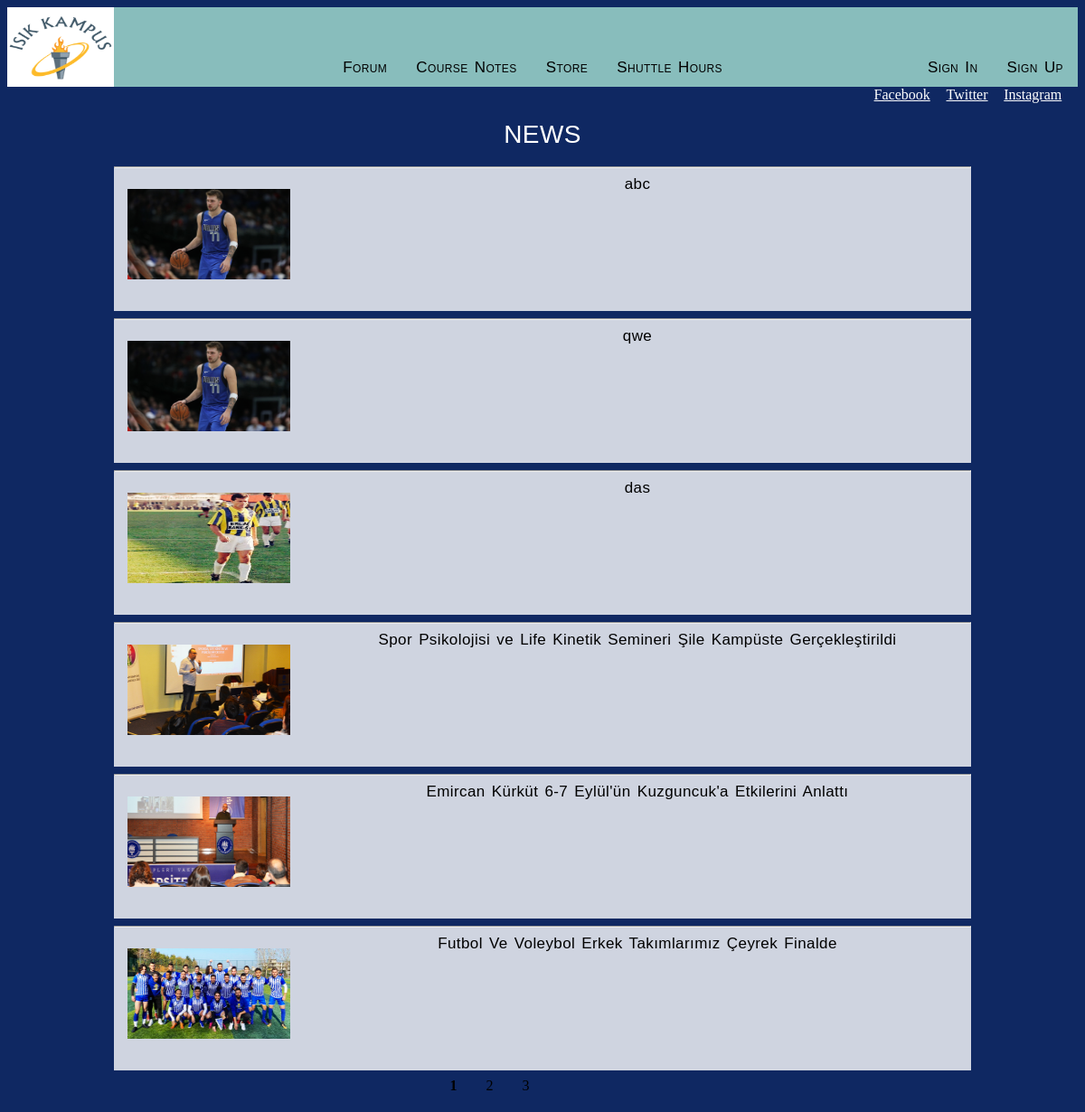
Page /news/ on the committed database.
### blog/models.py (models this page shows)
class News(models.Model):
    topic = models.CharField(primary_key=True, max_length=150)
    content = models.TextField(null=True)
    image = models.ImageField(null=True)
    publishDate = models.DateTimeField(null=True)

### blog/views.py (the view)
# urls.py: path('news/', views.news, name='news'),
def news(request):
    newss = News.objects.filter(publishDate__lte=timezone.now()).order_by('-publishDate')
    paginator = Paginator(newss, 6)
    page = request.GET.get('page')
    newss = paginator.get_page(page)
    return render(request, 'blog/news.html', {'newss': newss})

### blog/templates/blog/news.html
{% extends 'blog/base.html' %}
{% block content %}
<div class="fullNewsPart">
    <br>
 <h1 style="font-size : 28px; color: white" id="demoFont">NEWS</h1>
    {%  for News in newss %}
    <div class="fullNews">
    <hr />
         <a  id="demoFont" href="{% url 'news_detail' pk=News.pk %}">{{ News.topic }}<img class="fullNewsimg" src={{ News.image.url }}></a>
    </div>
    {%  endfor %}
</div>
<div class="pagination">
{% for num in newss.paginator.page_range %}
{% if newss.number == num %}
    <strong><a href="?page={{ num }}">{{ num }}</a></strong>
{% else %}
<a href="?page={{ num }}">{{ num }}</a>
{% endif %}
{% endfor %}
</div>
{% endblock %}

### blog/static/css/style.css (style rules this page uses)
body { background-color: #0f2862; }
#demoFont { font-family: "Comic Sans MS", cursive, sans-serif; font-size: 17px; letter-spacing: 0.4px; word-spacing: 2px; color: #000000; font-weight: 500; text-decoration: none; font-style: normal; font-variant: normal; text-transform: none; text-align: center; }
.fullNews { background-color: rgba(255, 255, 255, 0.8); height: 20vh; width: 80%; margin-left: 10%; text-align: center; }
.fullNewsimg { height: 100px; width: 180px; float: left; padding: 15px; }
.pagination { display: inline-block; text-align: center; margin-left: 40%; }
.pagination a { color: black; float: left; padding: 8px 16px; text-decoration: none; }
.fullNewsPart h1 { text-align: center; }

### rows in the picture
News: topic "abc", image (picture)
News: topic "qwe", image (picture)
News: topic "das", image (picture)
News: topic "Spor Psikolojisi ve Life Kinetik Semineri Şile Kampüste Gerçekleştirildi", image (picture)
News: topic "Emircan Kürküt 6-7 Eylül'ün Kuzguncuk'a Etkilerini Anlattı", image (picture)
News: topic "Futbol Ve Voleybol Erkek Takımlarımız Çeyrek Finalde", image (picture)

### other values in the picture
{{ num }} "1"
{{ num }} "2" "3"
